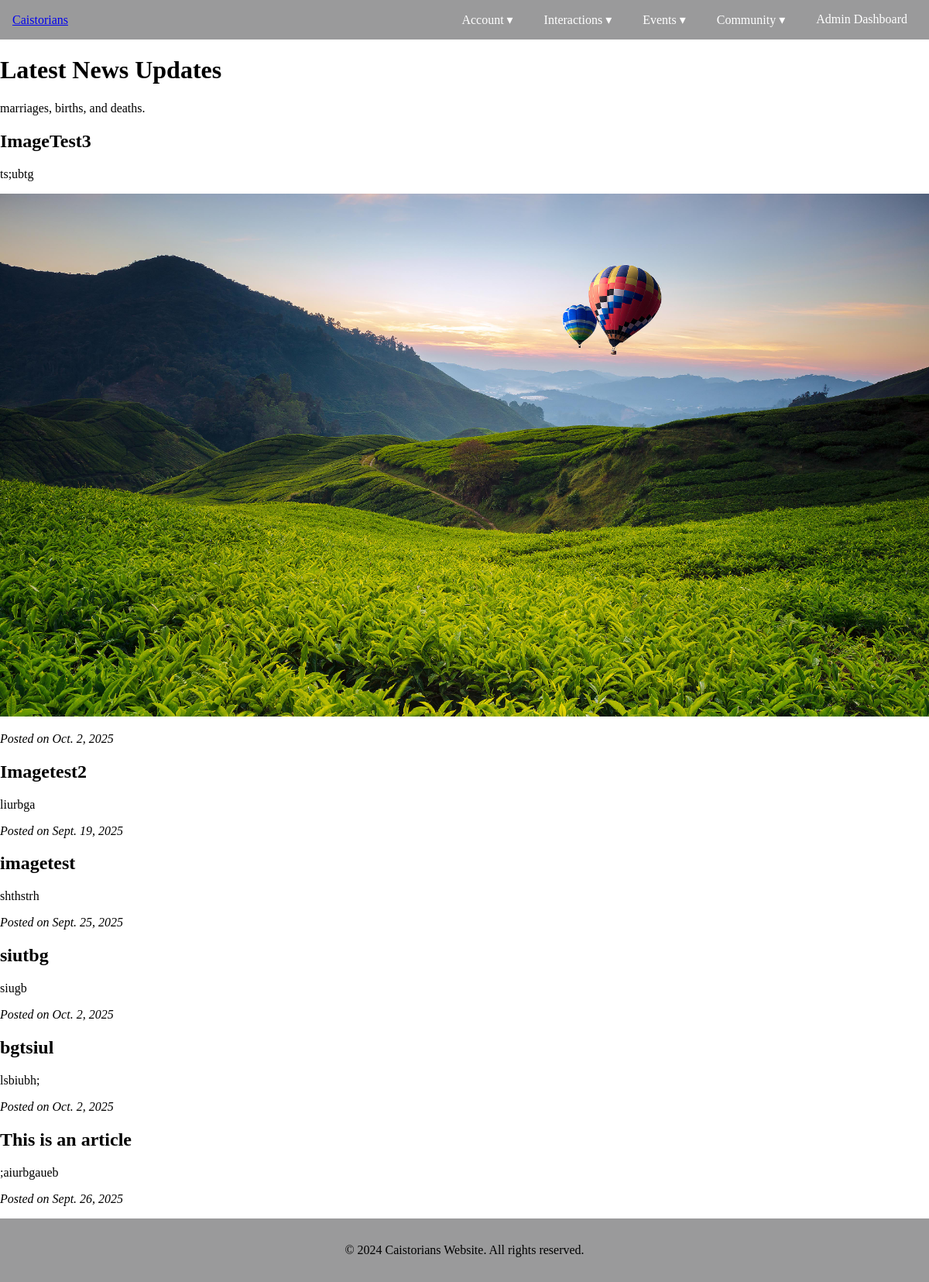
The app's page /news/updates/ (signed in) with its own data.
### news/models.py (models this page shows, shortened)
class Births_Deaths_and_Marriages(models.Model):
    school = models.ForeignKey(School, on_delete=models.CASCADE, related_name="bdm_updates", null=True, blank=True)
    title = models.CharField(max_length=200)
    content = models.TextField()
    publication_date = models.DateField()
    created_at = models.DateTimeField(auto_now_add=True)
    image = models.ImageField(upload_to="news/articles", null=True, blank=True)

### news/views.py (the view)
# urls.py: path('updates/', views.updates, name='updates'),
def updates(request):
    updates = Births_Deaths_and_Marriages.objects.filter(school=request.user.school).order_by('-created_at')
    context = {'updates': updates}
    return render(request, 'news/updates.html', context)

### news/templates/news/updates.html (shortened to what this page needs)
{% extends "Main/base.html" %}
{% block content %}
<h1>Latest News Updates</h1>
marriages, births, and deaths.
{% for update in updates %}
    <div class="update">
        <h2>{{ update.title }}</h2>
        <p>{{ update.content }}</p>
        {% if update.image %}
            <img src="{{ update.image.url }}" alt="{{ update.title }}" style="max-width:100%; height:auto;">
        {% endif %}
        <p><em>Posted on {{ update.publication_date }}</em></p>
    </div>
{% empty %}
    <p>No news updates available at the moment. Please check back later.</p>
{% endfor %}
{% endblock %}

### Main/static/Main/style.css (style rules this page uses)
body { display: flex; flex-direction: column; min-height: 100vh; margin: 0; padding: 0; }

### records on screen
Births_Deaths_and_Marriages: title "ImageTest3", content "ts;ubtg", image (picture), publication_date "Oct. 2, 2025"
Births_Deaths_and_Marriages: title "Imagetest2", content "liurbga", publication_date "Sept. 19, 2025"
Births_Deaths_and_Marriages: title "imagetest", content "shthstrh", publication_date "Sept. 25, 2025"
Births_Deaths_and_Marriages: title "siutbg", content "siugb", publication_date "Oct. 2, 2025"
Births_Deaths_and_Marriages: title "bgtsiul", content "lsbiubh;", publication_date "Oct. 2, 2025"
Births_Deaths_and_Marriages: title "This is an article", content ";aiurbgaueb", publication_date "Sept. 26, 2025"

### other values on screen
{{ year|default:2024 }} "2024"
